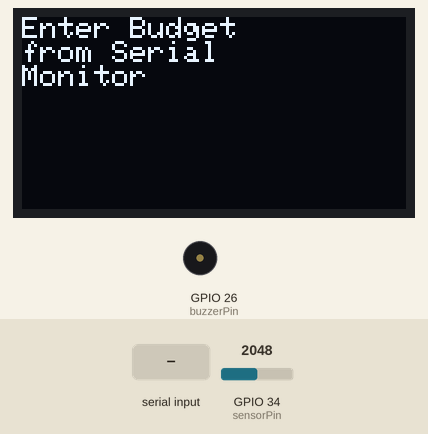
This sketch was run on a simulated ESP32. On the bench: 128×64 one-colour display, buzzer (waves = sounding, pin HIGH). The test bench sets the inputs (shaded band); at power-on: GPIO 34 (sensorPin) = 2048 (analog values on the 0–4095 scale). WiFi joins after 1.5 s; servers stay silent unless stated; what the sketch prints to the serial monitor is not drawn.

Above: at 6.2 s.
6.3 s: "90,45\n" received over Serial
At 9.0 s:
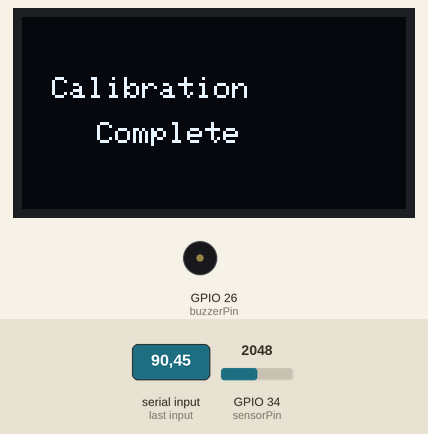
9.3 s: GPIO 34 (sensorPin) set to 2119
At 10.9 s:
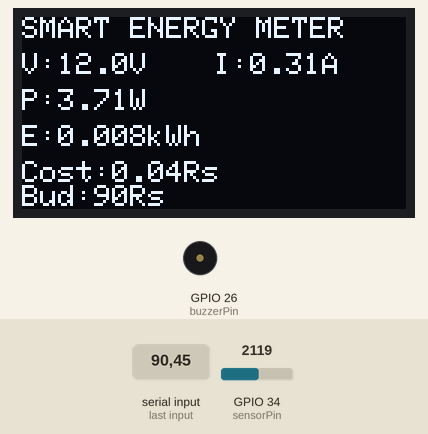
12.3 s: GPIO 34 (sensorPin) set to 2047
At 13.8 s:
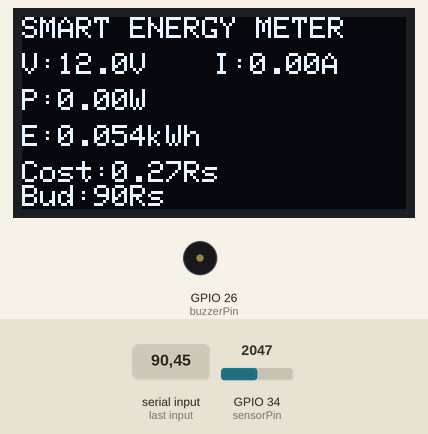
14.6 s: GPIO 34 (sensorPin) set to 1228
At 35.76 s:
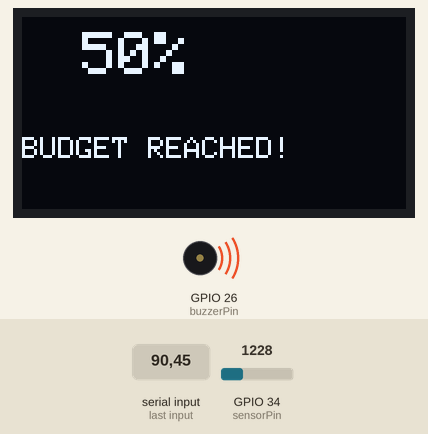
Timing chart, 0 to 37.4 s (numbered marks = the images above; inputs shaded):
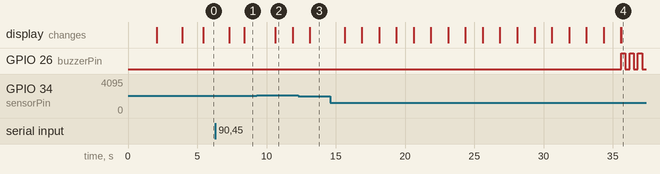

The sketch:

smart_energy_meter.ino
```cpp
/************************************************************
   SMART ENERGY METER WITH BLYNK
   Hardware:
   ESP32 + ACS712-5A + OLED SSD1306 + Buzzer

   Blynk Virtual Pins:
   V0 = Current (A)
   V1 = Power (W)
   V2 = Energy (kWh)
   V3 = Electricity Cost (INR)
   V4 = Budget (INR)
 ************************************************************/

//---------------- Blynk Configuration ----------------//

// Credentials live in secrets.h (git-ignored).
// Copy secrets.example.h -> secrets.h and fill in your own values.
#include "secrets.h"

#define BLYNK_PRINT Serial

//---------------- Libraries ----------------//

#include <Wire.h>
#include <Adafruit_GFX.h>
#include <Adafruit_SSD1306.h>

#include <WiFi.h>
#include <WiFiClient.h>
#include <BlynkSimpleEsp32.h>

//---------------- Wi-Fi Details ----------------//

char ssid[] = WIFI_SSID;
char pass[] = WIFI_PASSWORD;

//---------------- Blynk Timer ----------------//

BlynkTimer timer;

//---------------- OLED Configuration ----------------//

#define SCREEN_WIDTH 128
#define SCREEN_HEIGHT 64

Adafruit_SSD1306 display(
  SCREEN_WIDTH,
  SCREEN_HEIGHT,
  &Wire,
  -1
);

//---------------- Pin Definitions ----------------//

const int sensorPin = 34;
const int buzzerPin = 26;

//---------------- Constants ----------------//

const float supplyVoltage = 12.0;

// ACS712-5A sensitivity
const float sensitivity = 0.185;

// Electricity cost
const float costPerkWh = 5.0;

//---------------- Variables ----------------//

int adcOffset = 0;

float current = 0;
float power = 0;
float energy = 0;
float cost = 0;
float budget = 0;

bool halfBudgetShown = false;

unsigned long previousTime = 0;

//====================================================
// SEND DATA TO BLYNK
//====================================================

void sendDataToBlynk()
{
  if (Blynk.connected())
  {
    Blynk.virtualWrite(V0, current);
    Blynk.virtualWrite(V1, power);
    Blynk.virtualWrite(V2, energy);
    Blynk.virtualWrite(V3, cost);
    Blynk.virtualWrite(V4, budget);

    Serial.println("Data sent to Blynk");
  }
}

//====================================================
// SETUP
//====================================================

void setup()
{
  Serial.begin(115200);

  //---------------- ESP32 ADC Setup ----------------//

  analogReadResolution(12);
  analogSetAttenuation(ADC_11db);

  //---------------- Buzzer Setup ----------------//

  pinMode(buzzerPin, OUTPUT);
  digitalWrite(buzzerPin, LOW);

  //---------------- OLED Setup ----------------//

  Wire.begin(21, 22);

  if (!display.begin(
        SSD1306_SWITCHCAPVCC,
        0x3C
      ))
  {
    Serial.println("OLED Failed");

    while (1);
  }

  display.clearDisplay();

  display.setTextColor(WHITE);

  display.setTextSize(1);

  //---------------- Welcome Screen ----------------//

  display.setCursor(15, 15);
  display.println("SMART ENERGY");

  display.setCursor(30, 30);
  display.println("METER");

  display.display();

  delay(2000);

  //---------------- Connect to Wi-Fi and Blynk ----------------//

  display.clearDisplay();

  display.setCursor(0, 15);
  display.println("Connecting WiFi...");

  display.display();

  Serial.println();
  Serial.println("Connecting to Blynk...");

  Blynk.begin(
    BLYNK_AUTH_TOKEN,
    ssid,
    pass
  );

  if (Blynk.connected())
  {
    Serial.println("Blynk Connected!");

    display.clearDisplay();

    display.setCursor(10, 20);
    display.println("BLYNK CONNECTED");

    display.display();

    delay(1500);
  }

  //---------------- Budget Input ----------------//

  display.clearDisplay();

  display.setCursor(0, 0);
  display.println("Enter Budget");

  display.println("from Serial");

  display.println("Monitor");

  display.display();

  Serial.println("--------------------------------");
  Serial.println(" SMART ENERGY METER ");
  Serial.println("--------------------------------");

  Serial.print("Enter Budget (Rs): ");

  while (Serial.available() == 0)
  {
    Blynk.run();
  }

  budget = Serial.parseFloat();

  Serial.print("Budget Entered : Rs ");

  Serial.println(budget);

  delay(1000);

  //---------------- ACS712 Calibration ----------------//

  display.clearDisplay();

  display.setCursor(0, 10);

  display.println("Calibrating...");

  display.setCursor(0, 30);

  display.println("Keep LED OFF");

  display.display();

  Serial.println();

  Serial.println("Calibrating ACS712...");

  Serial.println("Keep LED OFF");

  long sum = 0;

  for (int i = 0; i < 500; i++)
  {
    sum += analogRead(sensorPin);

    delay(2);
  }

  adcOffset = sum / 500;

  Serial.print("ADC Offset = ");

  Serial.println(adcOffset);

  display.clearDisplay();

  display.setCursor(10, 20);

  display.println("Calibration");

  display.setCursor(25, 35);

  display.println("Complete");

  display.display();

  delay(2000);

  //---------------- Start Energy Timer ----------------//

  previousTime = millis();

  //---------------- Blynk Update Timer ----------------//

  // Send values every 2 seconds

  timer.setInterval(
    2000L,
    sendDataToBlynk
  );

  Serial.println();

  Serial.println(
    "Smart Energy Meter Started"
  );
}

//====================================================
// LOOP
//====================================================

void loop()
{
  //---------------- Run Blynk ----------------//

  Blynk.run();

  timer.run();

  //---------------- Read ACS712 ----------------//

  long sum = 0;

  for (int i = 0; i < 100; i++)
  {
    sum += analogRead(sensorPin);

    delay(2);
  }

  int adc = sum / 100;

  //---------------- ADC to Voltage ----------------//

  float deltaVoltage =
    ((adc - adcOffset) * 3.3)
    / 4095.0;

  //---------------- Calculate Current ----------------//

  current =
    deltaVoltage
    / sensitivity;

  //---------------- Make Current Positive ----------------//

  if (current < 0)
  {
    current = -current;
  }

  //---------------- Remove Small Noise ----------------//

  if (current < 0.02)
  {
    current = 0;
  }

  //---------------- Calculate Power ----------------//

  power =
    supplyVoltage
    * current;

  //---------------- Calculate Energy ----------------//

  // Simulation:
  // 1 real second = 10 simulated hours

  unsigned long currentTime =
    millis();

  float simulatedHours =
    (
      (currentTime - previousTime)
      / 1000.0
    )
    * 10.0;

  // Convert watts to kWh

  energy +=
    (
      power
      / 1000.0
    )
    * simulatedHours;

  previousTime =
    currentTime;

  //---------------- Calculate Cost ----------------//

  cost =
    energy
    * costPerkWh;

  //---------------- OLED Display ----------------//

  display.clearDisplay();

  display.setTextSize(1);

  display.setCursor(0, 0);

  display.println(
    "SMART ENERGY METER"
  );

  //---------------- Voltage ----------------//

  display.setCursor(0, 12);

  display.print("V:");

  display.print(
    supplyVoltage,
    1
  );

  display.print("V");

  //---------------- Current ----------------//

  display.setCursor(64, 12);

  display.print("I:");

  display.print(
    current,
    2
  );

  display.print("A");

  //---------------- Power ----------------//

  display.setCursor(0, 24);

  display.print("P:");

  display.print(
    power,
    2
  );

  display.print("W");

  //---------------- Energy ----------------//

  display.setCursor(0, 36);

  display.print("E:");

  display.print(
    energy,
    3
  );

  display.print("kWh");

  //---------------- Cost ----------------//

  display.setCursor(0, 48);

  display.print("Cost:");

  display.print(
    cost,
    2
  );

  display.print("Rs");

  //---------------- Budget ----------------//

  display.setCursor(0, 56);

  display.print("Bud:");

  display.print(
    budget,
    0
  );

  display.print("Rs");

  display.display();

  //---------------- 50% Budget Alert ----------------//

  if (
    (cost >= budget * 0.5)
    &&
    !halfBudgetShown
  )
  {
    halfBudgetShown = true;

    display.clearDisplay();

    display.setTextSize(2);

    display.setCursor(20, 5);

    display.println("50%");

    display.setTextSize(1);

    display.setCursor(0, 40);

    display.println(
      "BUDGET REACHED!"
    );

    display.display();

    Serial.println();

    Serial.println(
      "************************"
    );

    Serial.println(
      "*** 50% BUDGET HIT! ***"
    );

    Serial.println(
      "************************"
    );

    //---------------- Beep 3 Times ----------------//

    for (
      int i = 0;
      i < 3;
      i++
    )
    {
      digitalWrite(
        buzzerPin,
        HIGH
      );

      delay(300);

      digitalWrite(
        buzzerPin,
        LOW
      );

      delay(300);
    }

    delay(2000);
  }

  //---------------- 100% Budget Alert ----------------//

  if (
    budget > 0
    &&
    cost >= budget
  )
  {
    display.clearDisplay();

    display.setTextSize(2);

    display.setCursor(0, 10);

    display.println("BUDGET");

    display.setCursor(0, 35);

    display.println("REACHED!");

    display.display();

    Serial.println();

    Serial.println(
      "************************"
    );

    Serial.println(
      "*** BUDGET REACHED! ***"
    );

    Serial.println(
      "************************"
    );

    //---------------- Continuous Buzzer ----------------//

    while (1)
    {
      digitalWrite(
        buzzerPin,
        HIGH
      );

      delay(500);

      digitalWrite(
        buzzerPin,
        LOW
      );

      delay(500);
    }
  }

  //---------------- Serial Monitor ----------------//

  Serial.println(
    "--------------------------------"
  );

  Serial.print(
    "ADC Offset : "
  );

  Serial.println(
    adcOffset
  );

  Serial.print(
    "Current    : "
  );

  Serial.print(
    current,
    3
  );

  Serial.println(
    " A"
  );

  Serial.print(
    "Power      : "
  );

  Serial.print(
    power,
    3
  );

  Serial.println(
    " W"
  );

  Serial.print(
    "Energy     : "
  );

  Serial.print(
    energy,
    4
  );

  Serial.println(
    " kWh"
  );

  Serial.print(
    "Cost       : Rs "
  );

  Serial.println(
    cost,
    2
  );

  Serial.print(
    "Budget     : Rs "
  );

  Serial.println(
    budget,
    2
  );

  //---------------- Main Loop Delay ----------------//

  delay(1000);
}
```

secrets.example.h
```cpp
// Copy this file to secrets.h (same folder) and fill in your values.
// secrets.h is listed in .gitignore so it never gets committed.

#pragma once

#define BLYNK_TEMPLATE_ID   "YOUR_TEMPLATE_ID"
#define BLYNK_TEMPLATE_NAME "Smart Energy Meter"
#define BLYNK_AUTH_TOKEN    "YOUR_BLYNK_AUTH_TOKEN"

#define WIFI_SSID     "YOUR_WIFI_NAME"
#define WIFI_PASSWORD "YOUR_WIFI_PASSWORD"
```

Measured:
- the behaviour switches between 2052 and 2053 on GPIO 34 (sensorPin) (found by bisection; images 1 and 2)
- after the input at 6.3 s, the display: first changes after 1.0 s (image 1 shows a later state)
- after the input at 9.3 s, the display: changes after 1.3 s (image 2)
- after the input at 14.6 s, GPIO 26 (buzzerPin): alternates HIGH for 0.30 s and LOW for 0.30 s, starting after 21.0 s; the display: first changes after 1.0 s (image 4 shows a later state)
- what the display in image 2 shows lasts 1.3 s, from 10.6 s to 11.9 s
